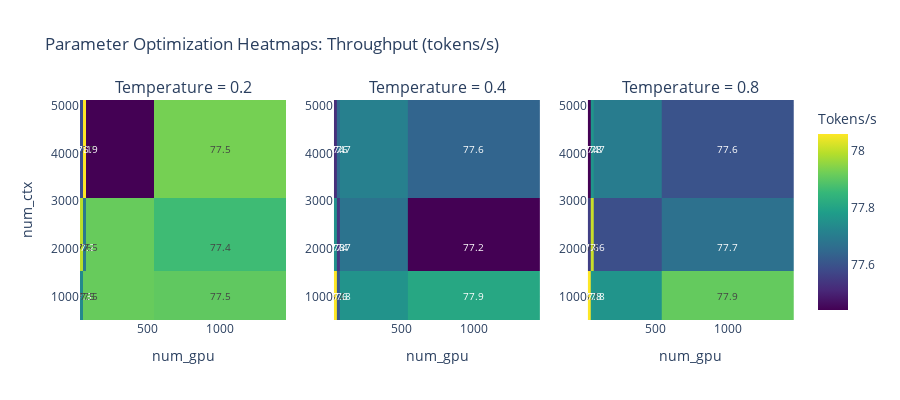

Notebook source saved alongside this figure:
### Code cell
# Parameter Heatmap Grid (3 Temperature Levels Side-by-Side)
def create_parameter_heatmaps():
    """Create heatmaps showing parameter impact on throughput"""

    # Create pivot tables for each temperature setting
    temps = sorted(param_df['temperature'].unique())

    fig = make_subplots(
        rows=1, cols=len(temps),
        subplot_titles=[f'Temperature = {t}' for t in temps],
        specs=[[{"type": "heatmap"} for _ in temps]]
    )

    for idx, temp in enumerate(temps, 1):
        # Filter data for this temperature
        temp_data = param_df[param_df['temperature'] == temp]

        # Create pivot table
        pivot = temp_data.pivot_table(
            values='tokens_s',
            index='num_ctx',
            columns='num_gpu',
            aggfunc='mean'
        )

        # Add heatmap
        fig.add_trace(
            go.Heatmap(
                z=pivot.values,
                x=pivot.columns,
                y=pivot.index,
                colorscale='Viridis',
                text=np.round(pivot.values, 1),
                texttemplate='%{text}',
                textfont={"size": 10},
                colorbar=dict(title="Tokens/s") if idx == len(temps) else dict(showticklabels=False),
                showscale=(idx == len(temps))
            ),
            row=1, col=idx
        )

        # Update axes
        fig.update_xaxes(title_text="num_gpu", row=1, col=idx)
        if idx == 1:
            fig.update_yaxes(title_text="num_ctx", row=1, col=idx)

    fig.update_layout(
        title="Parameter Optimization Heatmaps: Throughput (tokens/s)",
        height=400,
        font=dict(size=12)
    )

    return fig


# Create heatmaps
param_heatmap = create_parameter_heatmaps()
param_heatmap.show()

# Show optimal configurations
print("\n🎯 Top 5 Optimal Configurations:")
top_configs = param_df.nlargest(5, 'tokens_s')[['num_gpu', 'num_ctx', 'temperature', 'tokens_s', 'ttft_s']]
print(top_configs.to_string(index=False))

### Figure 1 — Plotly figure (JSON) as saved in the notebook; plotly's stock layout.template omitted (floating-point values rounded to 4 significant figures)
{"data": [{"colorbar": {"showticklabels": false}, "colorscale": [[0, "#440154"], [0.1111, "#482878"], [0.2222, "#3e4989"], [0.3333, "#31688e"], [0.4444, "#26828e"], [0.5556, "#1f9e89"], [0.6667, "#35b779"], [0.7778, "#6ece58"], [0.8889, "#b5de2b"], [1, "#fde725"]], "showscale": false, "text": [[77.3, 77.5, 77.5, 77.5], [77.6, 77.2, 77.5, 77.4], [77.1, 77.7, 76.9, 77.5]], "textfont": {"size": 10}, "texttemplate": "%{text}", "type": "heatmap", "x": [40, 60, 80, 999], "xaxis": "x", "y": [1024, 2048, 4096], "yaxis": "y", "z": [[77.29, 77.51, 77.51, 77.5], [77.61, 77.24, 77.51, 77.45], [77.11, 77.69, 76.93, 77.53]]}, {"colorbar": {"showticklabels": false}, "colorscale": [[0, "#440154"], [0.1111, "#482878"], [0.2222, "#3e4989"], [0.3333, "#31688e"], [0.4444, "#26828e"], [0.5556, "#1f9e89"], [0.6667, "#35b779"], [0.7778, "#6ece58"], [0.8889, "#b5de2b"], [1, "#fde725"]], "showscale": false, "text": [[78.4, 77.6, 77.8, 77.9], [77.8, 77.4, 77.7, 77.2], [77.4, 77.6, 77.7, 77.6]], "textfont": {"size": 10}, "texttemplate": "%{text}", "type": "heatmap", "x": [40, 60, 80, 999], "xaxis": "x2", "y": [1024, 2048, 4096], "yaxis": "y2", "z": [[78.42, 77.55, 77.83, 77.93], [77.82, 77.4, 77.67, 77.21], [77.37, 77.63, 77.74, 77.6]]}, {"colorbar": {"title": {"text": "Tokens/s"}}, "colorscale": [[0, "#440154"], [0.1111, "#482878"], [0.2222, "#3e4989"], [0.3333, "#31688e"], [0.4444, "#26828e"], [0.5556, "#1f9e89"], [0.6667, "#35b779"], [0.7778, "#6ece58"], [0.8889, "#b5de2b"], [1, "#fde725"]], "showscale": true, "text": [[78.1, 77.8, 77.8, 77.9], [77.6, 78.0, 77.6, 77.7], [77.4, 77.8, 77.7, 77.6]], "textfont": {"size": 10}, "texttemplate": "%{text}", "type": "heatmap", "x": [40, 60, 80, 999], "xaxis": "x3", "y": [1024, 2048, 4096], "yaxis": "y3", "z": [[78.06, 77.77, 77.76, 77.91], [77.56, 78.01, 77.59, 77.67], [77.44, 77.76, 77.7, 77.6]]}], "layout": {"annotations": [{"font": {"size": 16}, "showarrow": false, "text": "Temperature = 0.2", "x": 0.1444, "xanchor": "center", "xref": "paper", "y": 1, "yanchor": "bottom", "yref": "paper"}, {"font": {"size": 16}, "showarrow": false, "text": "Temperature = 0.4", "x": 0.5, "xanchor": "center", "xref": "paper", "y": 1, "yanchor": "bottom", "yref": "paper"}, {"font": {"size": 16}, "showarrow": false, "text": "Temperature = 0.8", "x": 0.8556, "xanchor": "center", "xref": "paper", "y": 1, "yanchor": "bottom", "yref": "paper"}], "font": {"size": 12}, "height": 400, "title": {"text": "Parameter Optimization Heatmaps: Throughput (tokens/s)"}, "xaxis": {"anchor": "y", "domain": [0, 0.2889], "title": {"text": "num_gpu"}}, "xaxis2": {"anchor": "y2", "domain": [0.3556, 0.6444], "title": {"text": "num_gpu"}}, "xaxis3": {"anchor": "y3", "domain": [0.7111, 1], "title": {"text": "num_gpu"}}, "yaxis": {"anchor": "x", "domain": [0, 1], "title": {"text": "num_ctx"}}, "yaxis2": {"anchor": "x2", "domain": [0, 1]}, "yaxis3": {"anchor": "x3", "domain": [0, 1]}}}
